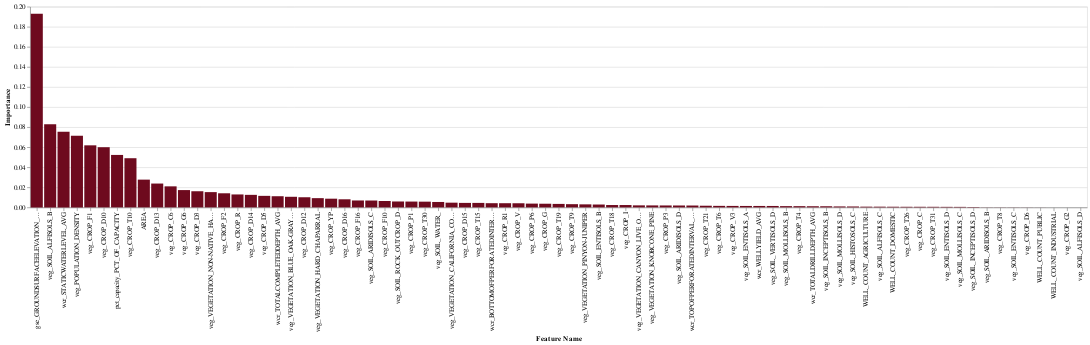

Notebook cell for this chart:
### Code cell
draw_feature_importance(col_list, rfreg.feature_importances_)

### Figure 1 — Vega-Lite specification as saved in the notebook (floating-point values rounded to 4 significant figures)
{"config": {"view": {"continuousWidth": 400, "continuousHeight": 300}}, "data": {"name": "data-08c7242db2407aead799ac833de3fffe"}, "mark": {"type": "bar", "color": "#6e0a1e"}, "encoding": {"x": {"field": "Feature Name", "sort": "-y", "type": "nominal"}, "y": {"field": "Importance", "type": "quantitative"}}, "$schema": "https://vega.github.io/schema/vega-lite/v4.17.0.json", "datasets": {"data-08c7242db2407aead799ac833de3fffe": [{"Feature Name": "wcr_TOTALDRILLDEPTH_AVG", "Importance": 0.001141}, {"Feature Name": "wcr_WELLYIELD_AVG", "Importance": 0.001429}, {"Feature Name": "wcr_STATICWATERLEVEL_AVG", "Importance": 0.07543}, {"Feature Name": "wcr_TOPOFPERFORATEDINTERVAL_AVG", "Importance": 0.001859}, {"Feature Name": "wcr_BOTTOMOFPERFORATEDINTERVAL_AVG", "Importance": 0.004184}, {"Feature Name": "wcr_TOTALCOMPLETEDDEPTH_AVG", "Importance": 0.01113}, {"Feature Name": "veg_VEGETATION_BLUE_OAK-GRAY_PINE", "Importance": 0.01057}, {"Feature Name": "veg_VEGETATION_CALIFORNIA_COAST_LIVE_OAK", "Importance": 0.0047}, {"Feature Name": "veg_VEGETATION_CANYON_LIVE_OAK", "Importance": 0.002016}, {"Feature Name": "veg_VEGETATION_HARD_CHAPARRAL", "Importance": 0.00921}, {"Feature Name": "veg_VEGETATION_KNOBCONE_PINE", "Importance": 0.001968}, {"Feature Name": "veg_VEGETATION_NON-NATIVE_HARDWOOD_FOREST", "Importance": 0.01522}, {"Feature Name": "veg_VEGETATION_PINYON-JUNIPER", "Importance": 0.003023}, {"Feature Name": "veg_CROP_C", "Importance": 0.0006039}, {"Feature Name": "veg_CROP_C6", "Importance": 0.02097}, {"Feature Name": "veg_CROP_D10", "Importance": 0.05997}, {"Feature Name": "veg_CROP_D12", "Importance": 0.0101}, {"Feature Name": "veg_CROP_D13", "Importance": 0.02376}, {"Feature Name": "veg_CROP_D14", "Importance": 0.0125}, {"Feature Name": "veg_CROP_D15", "Importance": 0.004477}, {"Feature Name": "veg_CROP_D16", "Importance": 0.008072}, {"Feature Name": "veg_CROP_D3", "Importance": 0.01609}, {"Feature Name": "veg_CROP_D5", "Importance": 0.01149}, {"Feature Name": "veg_CROP_D6", "Importance": 6.649e-05}, {"Feature Name": "veg_CROP_F1", "Importance": 0.06184}, {"Feature Name": "veg_CROP_F10", "Importance": 0.006383}, {"Feature Name": "veg_CROP_F16", "Importance": 0.006897}, {"Feature Name": "veg_CROP_F2", "Importance": 0.01406}, {"Feature Name": "veg_CROP_G", "Importance": 0.003654}, {"Feature Name": "veg_CROP_G2", "Importance": 1.396e-05}, {"Feature Name": "veg_CROP_G6", "Importance": 0.01725}, {"Feature Name": "veg_CROP_I", "Importance": 0.002348}, {"Feature Name": "veg_CROP_P1", "Importance": 0.005809}, {"Feature Name": "veg_CROP_P3", "Importance": 0.001928}, {"Feature Name": "veg_CROP_P6", "Importance": 0.003772}, {"Feature Name": "veg_CROP_R", "Importance": 0.0129}, {"Feature Name": "veg_CROP_R1", "Importance": 0.004161}, {"Feature Name": "veg_CROP_T10", "Importance": 0.049}, {"Feature Name": "veg_CROP_T15", "Importance": 0.004473}, {"Feature Name": "veg_CROP_T18", "Importance": 0.002352}, {"Feature Name": "veg_CROP_T19", "Importance": 0.003468}, {"Feature Name": "veg_CROP_T21", "Importance": 0.001658}, {"Feature Name": "veg_CROP_T26", "Importance": 0.0006098}, {"Feature Name": "veg_CROP_T30", "Importance": 0.00571}, {"Feature Name": "veg_CROP_T31", "Importance": 0.0005918}, {"Feature Name": "veg_CROP_T4", "Importance": 0.00123}, {"Feature Name": "veg_CROP_T6", "Importance": 0.001521}, {"Feature Name": "veg_CROP_T8", "Importance": 0.0001073}, {"Feature Name": "veg_CROP_T9", "Importance": 0.003209}, {"Feature Name": "veg_CROP_V", "Importance": 0.004117}, {"Feature Name": "veg_CROP_V3", "Importance": 0.001462}, {"Feature Name": "veg_CROP_YP", "Importance": 0.008671}, {"Feature Name": "veg_SOIL_ALFISOLS_B", "Importance": 0.08294}, {"Feature Name": "veg_SOIL_ALFISOLS_C", "Importance": 0.000715}, {"Feature Name": "veg_SOIL_ALFISOLS_D", "Importance": 3.15e-07}, {"Feature Name": "veg_SOIL_ARIDISOLS_B", "Importance": 0.0001089}, {"Feature Name": "veg_SOIL_ARIDISOLS_C", "Importance": 0.006842}, {"Feature Name": "veg_SOIL_ARIDISOLS_D", "Importance": 0.001897}, {"Feature Name": "veg_SOIL_ENTISOLS_A", "Importance": 0.001432}, {"Feature Name": "veg_SOIL_ENTISOLS_B", "Importance": 0.002856}, {"Feature Name": "veg_SOIL_ENTISOLS_C", "Importance": 0.000105}, {"Feature Name": "veg_SOIL_ENTISOLS_D", "Importance": 0.0005334}, {"Feature Name": "veg_SOIL_HISTOSOLS_C", "Importance": 0.0009097}, {"Feature Name": "veg_SOIL_INCEPTISOLS_B", "Importance": 0.001133}, {"Feature Name": "veg_SOIL_INCEPTISOLS_D", "Importance": 0.000369}, {"Feature Name": "veg_SOIL_MOLLISOLS_B", "Importance": 0.001259}, {"Feature Name": "veg_SOIL_MOLLISOLS_C", "Importance": 0.000507}, {"Feature Name": "veg_SOIL_MOLLISOLS_D", "Importance": 0.0009564}, {"Feature Name": "veg_SOIL_ROCK_OUTCROP_D", "Importance": 0.005887}, {"Feature Name": "veg_SOIL_VERTISOLS_D", "Importance": 0.001419}, {"Feature Name": "veg_SOIL_WATER_", "Importance": 0.005406}, {"Feature Name": "veg_POPULATION_DENSITY", "Importance": 0.07128}, {"Feature Name": "pct_capacity_PCT_OF_CAPACITY", "Importance": 0.05228}, {"Feature Name": "gse_GROUNDSURFACEELEVATION_AVG", "Importance": 0.1929}, {"Feature Name": "WELL_COUNT_AGRICULTURE", "Importance": 0.0007312}, {"Feature Name": "WELL_COUNT_DOMESTIC", "Importance": 0.0006578}, {"Feature Name": "WELL_COUNT_INDUSTRIAL", "Importance": 1.472e-05}, {"Feature Name": "WELL_COUNT_PUBLIC", "Importance": 3.969e-05}, {"Feature Name": "AREA", "Importance": 0.02766}]}}
